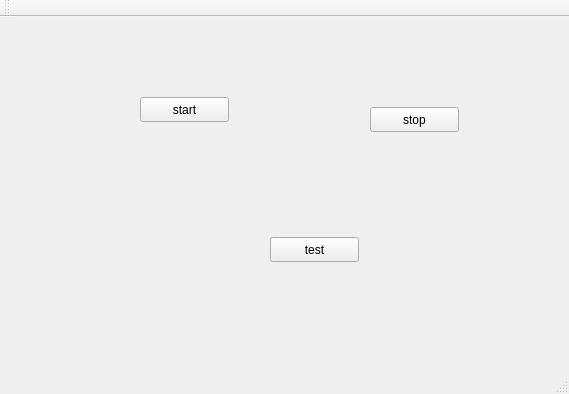
<?xml version="1.0" encoding="UTF-8"?>
<ui version="4.0">
 <class>MainWindow</class>
 <widget class="QMainWindow" name="MainWindow">
  <property name="geometry">
   <rect>
    <x>0</x>
    <y>0</y>
    <width>569</width>
    <height>394</height>
   </rect>
  </property>
  <property name="windowTitle">
   <string>MainWindow</string>
  </property>
  <widget class="QWidget" name="centralWidget">
   <widget class="QPushButton" name="pushButton">
    <property name="geometry">
     <rect>
      <x>140</x>
      <y>80</y>
      <width>89</width>
      <height>25</height>
     </rect>
    </property>
    <property name="text">
     <string>start</string>
    </property>
   </widget>
   <widget class="QPushButton" name="pushButton_stop">
    <property name="geometry">
     <rect>
      <x>370</x>
      <y>90</y>
      <width>89</width>
      <height>25</height>
     </rect>
    </property>
    <property name="text">
     <string>stop</string>
    </property>
   </widget>
   <widget class="QPushButton" name="pushButton_test">
    <property name="geometry">
     <rect>
      <x>270</x>
      <y>220</y>
      <width>89</width>
      <height>25</height>
     </rect>
    </property>
    <property name="text">
     <string>test</string>
    </property>
   </widget>
  </widget>
  <widget class="QMenuBar" name="menuBar">
   <property name="geometry">
    <rect>
     <x>0</x>
     <y>0</y>
     <width>569</width>
     <height>22</height>
    </rect>
   </property>
  </widget>
  <widget class="QToolBar" name="mainToolBar">
   <attribute name="toolBarArea">
    <enum>TopToolBarArea</enum>
   </attribute>
   <attribute name="toolBarBreak">
    <bool>false</bool>
   </attribute>
  </widget>
  <widget class="QStatusBar" name="statusBar"/>
 </widget>
 <layoutdefault spacing="6" margin="11"/>
 <resources/>
 <connections/>
</ui>
